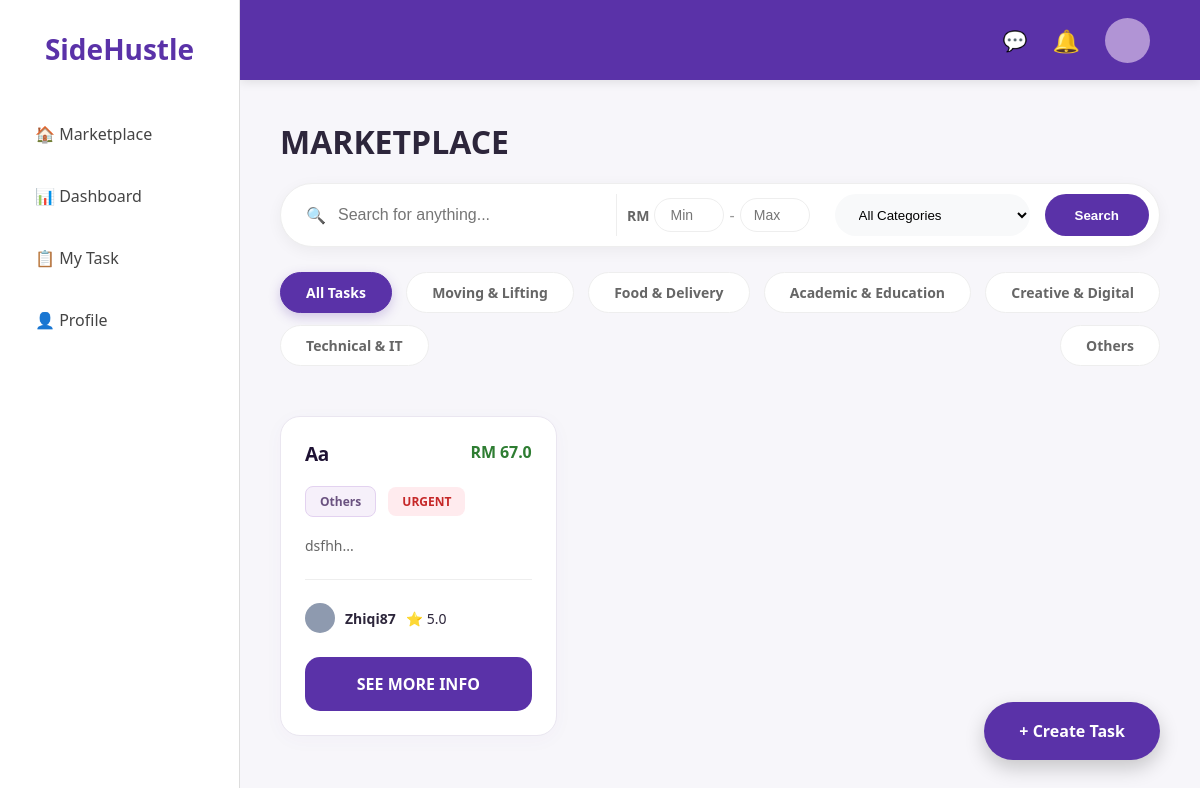
/marketplace, run on an earlier commit of the app's database.
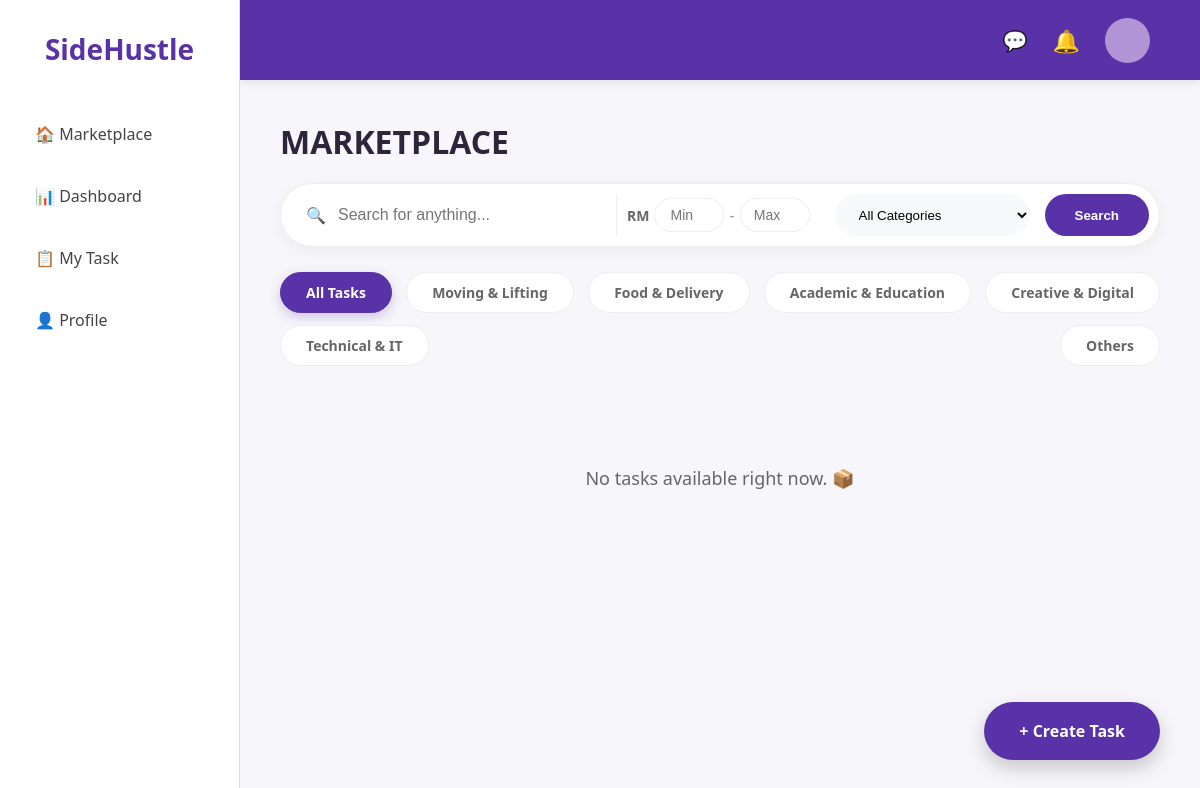
And on a later commit of the database.
### app.py (models this page shows, shortened)
class Task(db.Model):
    id = db.Column(db.Integer, primary_key=True)
    title = db.Column(db.String(100), nullable=False)
    price = db.Column(db.Float, nullable=False)
    description = db.Column(db.Text, nullable=False)
    category = db.Column(db.String(50), nullable=False)
    status = db.Column(db.String(20), default='Available')
    user = db.Column(db.String(50))
    tasker = db.Column(db.String(50))
    deadline = db.Column(db.String(50))
    capacity = db.Column(db.Integer, default=1)
    progress = db.Column(db.Integer, default=0)
    urgent = db.Column(db.Boolean, default=False)
    is_negotiable = db.Column(db.Boolean, default=False)

### app.py (the view)
@app.route('/marketplace')
def marketplace():
    cleanup_expired_tasks()
    query = request.args.get('q')
    category = request.args.get('cat')
    min_price = request.args.get('min_p')
    max_price = request.args.get('max_p')
    tasks_filter = Task.query.filter_by(status='Available')
    if query:
        tasks_filter = tasks_filter.filter(
            (Task.title.contains(query)) | (Task.description.contains(query))
        )
    if category:
        tasks_filter = tasks_filter.filter(Task.category == category)
    if min_price and min_price.strip():
        tasks_filter = tasks_filter.filter(Task.price >= float(min_price))
    if max_price and max_price.strip():
        tasks_filter = tasks_filter.filter(Task.price <= float(max_price))
    all_tasks = tasks_filter.all()
    current_user = None
    if 'user_id' in session:
        current_user = db.session.get(User, session['user_id'])
    return render_template('marketplace.html', tasks=all_tasks, user=current_user)

### app.py (called while the page is built, shortened)
@app.context_processor
def inject_global_unread():
    if 'user_id' not in session:
        return {"global_unread_count": 0}

@app.context_processor
def inject_notifications():
    return dict(notifications=[])

def cleanup_expired_tasks():
    today = datetime.now().strftime('%Y-%m-%d')
    expired_tasks = Task.query.filter(
        Task.deadline != "",
        Task.deadline < today,
        Task.status == 'Available'
    ).all()
    db.session.commit()

### templates/marketplace.html (shortened to what this page needs)
{% extends "base.html" %}
{% block content %}
<h1 style="text-align: left; margin-bottom: 20px;">MARKETPLACE</h1>
<div class="search-container">
    <form action="{{ url_for('marketplace') }}" method="GET" class="search-form">
        <div class="search-input-wrapper">
            <span class="search-icon">🔍</span>
            <input type="text" name="q" placeholder="Search for anything..." value="{{ request.args.get('q', '') }}">
        </div>
        <div style="display: flex; align-items: center; gap: 5px; padding: 0 10px; border-left: 1px solid #eee;">
            <span style="font-size: 14px; color: #666; font-weight: 600;">RM</span>
            <input type="number" name="min_p" placeholder="Min" value="{{ request.args.get('min_p', '') }}" style="width: 70px; padding: 8px; border: 1px solid #eee; border-radius: 20px; font-size: 14px; text-align: center;">
            <span style="color: #999;">-</span>
            <input type="number" name="max_p" placeholder="Max" value="{{ request.args.get('max_p', '') }}" style="width: 70px; padding: 8px; border: 1px solid #eee; border-radius: 20px; font-size: 14px; text-align: center;">
        </div>
        <select name="cat" class="nav-select">
            <option value="">All Categories</option>
        </select>
        <button type="submit" class="btn-search">Search</button>
    </form>
    <div class="category-chips">
        <a href="{{ url_for('marketplace') }}" class="chip {% if not request.args.get('cat') %}active{% endif %}">All Tasks</a>
        <a href="{{ url_for('marketplace', cat='Moving & Lifting') }}" class="chip chip-moving {% if request.args.get('cat') == 'Moving & Lifting' %}active{% endif %}">Moving & Lifting</a>
        <a href="{{ url_for('marketplace', cat='Food & Delivery') }}" class="chip chip-food {% if request.args.get('cat') == 'Food & Delivery' %}active{% endif %}">Food & Delivery</a>
        <a href="{{ url_for('marketplace', cat='Academic & Education') }}" class="chip chip-academic {% if request.args.get('cat') == 'Academic & Education' %}active{% endif %}">Academic & Education</a>
        <a href="{{ url_for('marketplace', cat='Creative & Digital') }}" class="chip chip-creative {% if request.args.get('cat') == 'Creative & Digital' %}active{% endif %}">Creative & Digital</a>
        <a href="{{ url_for('marketplace', cat='Technical & IT') }}" class="chip chip-technical {% if request.args.get('cat') == 'Technical & IT' %}active{% endif %}">Technical & IT</a>
        <a href="{{ url_for('marketplace', cat='Others') }}" class="chip chip-others {% if request.args.get('cat') == 'Others' %}active{% endif %}">Others</a>
    </div>
</div>
<div class="task-grid">
    {% if tasks %}
        {% for task in tasks %}
            <div class="card">
                <div style="display: flex; justify-content: space-between; align-items: flex-start; width: 100%;">
                    <h3>{{ task.title }}</h3>
                    <div style="display: flex; flex-direction: column; align-items: flex-end; gap: 4px;">
                        <span style="color: #2e7d32; font-weight: bold;">RM {{ task.price }}</span>
                    </div>
                </div>
                <div style="margin: 10px 0;">
                    <span class="tag
                        {% if task.category == 'Moving & Lifting' %}tag-moving
                        {% elif task.category == 'Food & Delivery' %}tag-food
                        {% elif task.category == 'Academic & Education' %}tag-academic
                        {% elif task.category == 'Creative & Digital' %}tag-creative
                        {% elif task.category == 'Technical & IT' %}tag-technical
                        {% elif task.category == 'Others' %}tag-others
                        {% endif %}">
                        {{ task.category }}
                    </span>
                    {% if task.urgent %}<span class="tag urgent-tag">URGENT</span>{% endif %}
                </div>
                <p style="font-size: 14px; color: #666;">{{ task.description[:100] }}...</p>
                <hr style="border: 0; border-top: 1px solid #eee; margin: 15px 0;">
                <div style="display: flex; align-items: center; gap: 10px; font-size: 14px;">
                    <div style="width: 30px; height: 30px; background: #8e9aaf; border-radius: 50%;"></div>
                    <span><strong>{{ task.user }}</strong></span>
                    <span>⭐ {{ task.rating if task.rating else '5.0' }}</span>
                </div>
                <a href="{{ url_for('task_detail', task_id=task.id) }}" class="btn-primary" style="display: block; text-align: center; margin-top: 15px; text-decoration: none;">SEE MORE INFO</a>
            </div>
        {% endfor %}
    {% else %}
        <div style="grid-column: 1 / -1; text-align: center; padding: 50px;">
            <p style="color: #666; font-size: 18px;">No tasks available right now. 📦</p>
        </div>
    {% endif %}
</div>
<a href="{{ url_for('post_task') }}" class="fab">+ Create Task</a>
{% endblock %}

### templates/base.html (shortened to what this page needs)
<!DOCTYPE html>
<html>
<head>
    <link rel="stylesheet" href="{{ url_for('static', filename='style.css') }}">
</head>
<body>
    <div class="main-layout">
        <div class="sidebar">
            <div class="sidebar-top">
                <h2>SideHustle</h2>
                <div class="sidebar-menu">
                    <a href="{{ url_for('marketplace') }}">🏠 Marketplace</a>
                    <a href="{{ url_for('dashboard') }}">📊 Dashboard</a>
                    <a href="{{ url_for('my_task') }}" style="position: relative;">
                        📋 My Task
                    </a>
                    <a href="{{ url_for('profile') }}">👤 Profile</a>
                </div>
            </div>
        </div>
        <div class="top-nav">
            <div class="nav-icons" style="display: flex; align-items: center; gap: 25px;">
                <a href="{{ url_for('private_inbox') }}" class="msg-nav-link" style="text-decoration: none; color: white; position: relative; font-size: 20px; display: inline-flex; align-items: center;">
                    💬
                </a>
                <div class="notification-container" style="position: relative; display: inline-flex; align-items: center;">
                    <span id="bell-icon" style="cursor: pointer; font-size: 22px; color: white;">🔔</span>
                </div>
                <div class="profile-circle"></div>
            </div>
        </div>
        <div class="content">
            {% block content %}{% endblock %}
        </div>
    </div>
</body>
</html>

### static/style.css (style rules this page uses)
* { box-sizing: border-box; margin: 0; padding: 0; }
body { font-family: 'Segoe UI', Roboto, Helvetica, Arial, sans-serif; background-color: #f7f6fa; color: #2d263b; overflow-x: hidden; }
.main-layout { display: flex; }
.sidebar { width: 240px; height: 100vh; background: white; border-right: 1px solid #ddd; position: fixed; top: 0; left: 0; display: flex; flex-direction: column; justify-content: space-between; padding: 30px 20px; z-index: 3000; }
.sidebar h2 { color: #5a32a8; font-size: 28px; margin-bottom: 40px; text-align: center; }
.sidebar-menu a { display: block; padding: 15px; text-decoration: none; color: #444; font-weight: 500; border-radius: 12px; margin-bottom: 10px; transition: 0.3s; }
.top-nav { position: fixed; top: 0; left: 240px; right: 0; height: 80px; background-color: #5a32a8; display: flex; justify-content: flex-end; align-items: center; padding: 0 50px; z-index: 2000; box-shadow: 0 2px 10px rgba(0,0,0,0.1); }
.nav-icons { display: flex; align-items: center; gap: 25px; color: white; font-size: 22px; }
.profile-circle { width: 45px; height: 45px; background: #b194d5; border: none; border-radius: 50%; display: flex; align-items: center; justify-content: center; overflow: hidden; pointer-events: none; }
.content { margin-left: 240px; margin-top: 80px; padding: 40px 40px; width: calc(100% - 240px); box-sizing: border-box; }
.task-grid { display: grid; grid-template-columns: repeat(3, 1fr); gap: 25px; margin-top: 20px; width: 100%; max-width: 1100px; }
.fab { position: fixed; bottom: 40px; right: 40px; background: #5a32a8; color: white; padding: 18px 35px; border-radius: 40px; text-decoration: none; font-weight: bold; box-shadow: 0 8px 20px rgba(0,0,0,0.2); z-index: 4000; }
.search-container { margin: 20px 0 50px 0; display: flex; flex-direction: column; gap: 25px; width: 100%; }
.search-form { display: flex; gap: 15px; background: white; padding: 10px; border-radius: 50px; box-shadow: 0 4px 15px rgba(0,0,0,0.05); border: 1px solid #eee; }
.search-input-wrapper { flex: 1; display: flex; align-items: center; padding-left: 15px; }
.search-form input { width: 100%; border: none; padding: 12px; font-size: 16px; outline: none; }
.btn-search { padding: 0 30px; background: #5a32a8; color: white; border: none; border-radius: 30px; font-weight: bold; cursor: pointer; transition: 0.2s; }
.nav-select { border: none; background: #f8f9fa; padding: 0 20px; border-radius: 30px; font-weight: 500; cursor: pointer; outline: none; }
.category-chips { display: flex; gap: 12px; width: 100%; align-items: center; justify-content: space-between; flex-wrap: nowrap; overflow-x: visible; }
.chip { text-decoration: none; padding: 12px 10px; border-radius: 50px; background-color: white; color: #666; font-weight: 600; border: 1.5px solid #eee; transition: all 0.3s ease; white-space: nowrap; flex: 1; text-align: center; font-size: 14px; }
@media (max-width: 1200px) { .category-chips { flex-wrap: wrap; } }
@media (max-width: 1200px) { .chip { flex: unset; padding: 10px 25px; } }
.chip.active { background-color: #5a32a8 !important; color: white !important; border-color: #5a32a8 !important; box-shadow: 0 4px 12px rgba(90, 50, 168, 0.25); }
.notification-container { position: relative; }

What changed in the data, as far as the page shows it:
removed Task: title "Aa", price "67.0", category "Others", urgent "URGENT", description "dsfhh", user "Zhiqi87", rating "5.0"
Also different on the page:
text now shown: "No tasks available right now. 📦"
